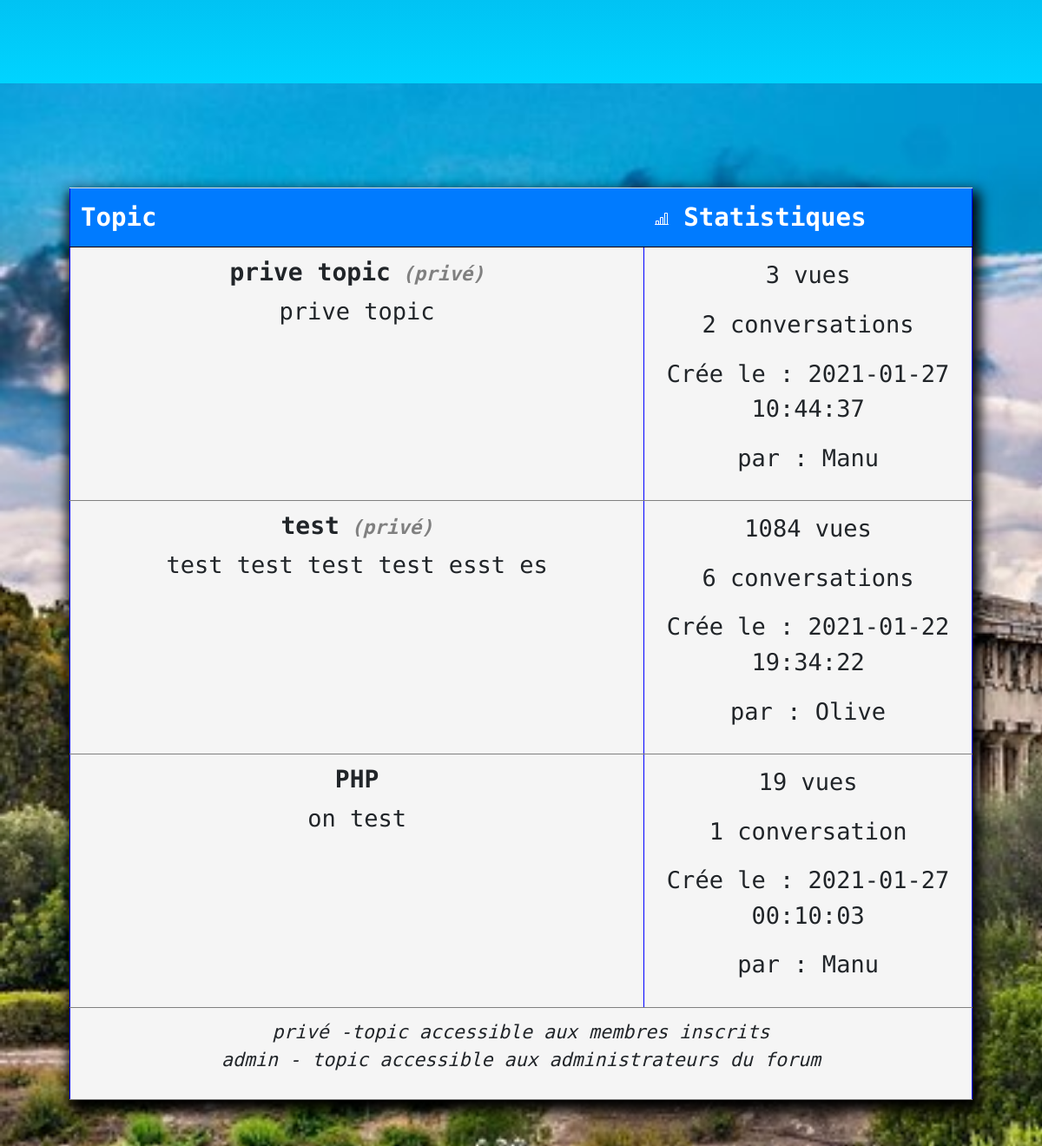
Before: / (middle part) with the older database file.
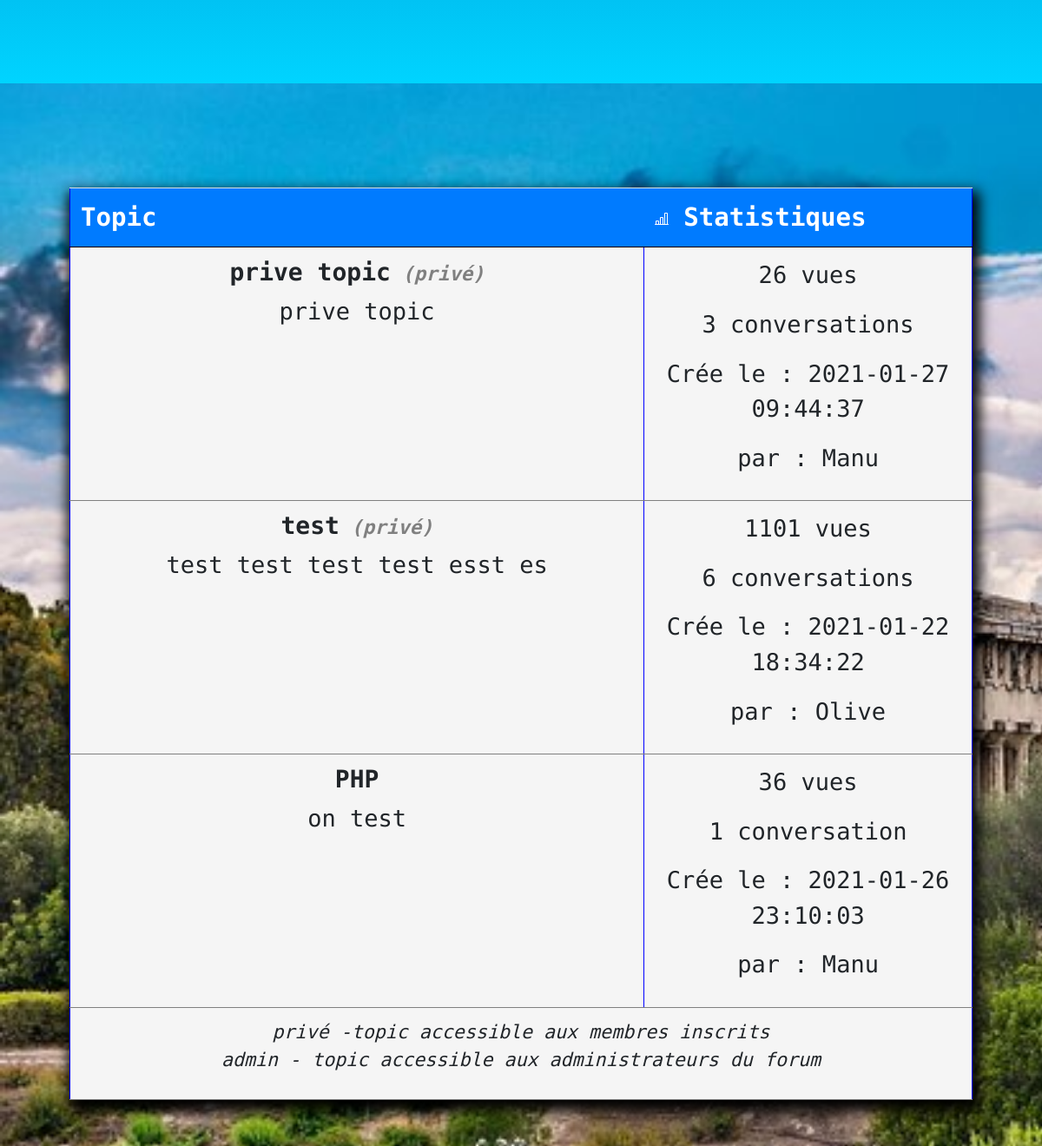
After: the same page with the newer database file.
### tables this page shows
CREATE TABLE `topic` (
  `id` int(11) NOT NULL,
  `titre` varchar(255) NOT NULL,
  `description` varchar(255) NOT NULL,
  `id_createur` varchar(255) NOT NULL,
  `id_droits` int(11) NOT NULL,
  `date` timestamp NOT NULL DEFAULT CURRENT_TIMESTAMP
);

CREATE TABLE `utilisateurs` (
  `id` int(11) NOT NULL,
  `login` varchar(255) NOT NULL,
  `nom` varchar(255) NOT NULL,
  `prenom` varchar(255) NOT NULL,
  `mail` varchar(255) NOT NULL,
  `password` varchar(255) NOT NULL,
  `id_droits` int(11) NOT NULL,
  `date` timestamp NOT NULL DEFAULT CURRENT_TIMESTAMP
);

### classes/Models/TopicModel.php (called while the page is built, shortened)
<?php
class TopicModel extends Model
{
    public function selectTopics(int $id_droit)
    {
        $droit = htmlspecialchars($id_droit, ENT_QUOTES);
        return $requete = $this->requete("SELECT * FROM topic WHERE id_droits <= $droit")->fetchAll();
    }
    public function selectCreateur($id_createur)
    {
        $createur = htmlspecialchars($id_createur, ENT_QUOTES);
        return $requete = $this->requete("SELECT login FROM utilisateurs WHERE id = $createur")->fetchAll();
    }
    public function selectConversations($id_topic)
    {
        $id_topic = htmlspecialchars($id_topic, ENT_QUOTES);
        return $requete = $this->requete("SELECT COUNT(*) FROM conversations WHERE id_topic = $id_topic")->fetchColumn();
    }
}

### classes/Db/Db.php (called while the page is built, shortened)
<?php
class Db extends PDO
{
    private static $instance;
    private function __construct()
    {
        $_dsn = 'mysql:dbname='. self::DBNAME . '; charset=utf8; host=' . self::DBHOST;
    }
    public static function getInstance():self
    {
        if(self::$instance === null){
            self::$instance = new self();
        }
        return self::$instance;
    }
}

### classes/Models/Model.php (called while the page is built, shortened)
<?php
class Model extends Db
{
    public function requete(string $sql, array $attributs = null)
    {
        $this->db = Db::getInstance();
        if ($attributs !== null) {
            $query = $this->db->prepare($sql);
            $query->execute($attributs);
            return $query;
        }
        else {
            return $this->db->query($sql);
        }
    }
}

### classes/Models/Vues.php (called while the page is built, shortened)
<?php
class Vues extends Model
{
    public function __construct()
    {
        $this->table = 'vues';
    }
    public function vuesTopic(int $id_topic)
    {
        return $requete = $this->requete("SELECT * FROM $this->table WHERE id_topic = $id_topic")->rowcount();
    }
}

### index.php (the view, shortened to what the changed rows need)
<?php
function topicDesc (object $topic)
{
    echo("<td class=\"td_topic col-7\" scope='col'>");
    echo("<h3>");
    echo $topic->titre;
    echo("</h3>");
    echo('<a href="conversation.php?id='.$topic->id.'">');
    echo $topic->description;
    echo('</a>');
    echo('</td>');
}
function topicStat(object $topicModel, object $topic, object $vues)
{
    echo("<td class=\"td_topic col-4\" scope='col'>");
    $vues = $vues->vuesTopic($topic->id);
    echo '<p>'.$vues;
    if ($vues <= 1)
    {
        echo (" vue </p>");
    } else
    {
        echo(" vues </p>");
    }
    $conv = $topicModel->selectConversations($topic->id);
    echo '<p>'.$conv;
    if ($conv<=1) {
        echo(" conversation</p>");
    } else
    {
        echo(" conversations</p>");
    }
    echo("<p>Crée le : ");
    echo $topic->date."</p>";
    echo("<p>par : ");
    $createur = $topicModel->selectCreateur($topic->id_createur);
    echo($createur[0]->login."</p>");
    echo("</td>");
}
?>
<body id="indexbody">
    <main id="indexmain">
        <section id="indexsection2">
        <table class="table" id="tabletopic">
            <tr class="tr_topic">
                <th class="th_topic col-6" scope="col">Topic</th>
                <th class="th_topic col-3" scope="col">
                Statistiques</th>
                </tr>
                <?php
                if (isset($_SESSION['user']))
                {
                    if ($_SESSION['user']['id_droits']>=1 and $_SESSION['user']['id_droits']<200)
                    {
                        $topic = new \App\classes\Models\TopicModel();
                        $topicPublic = $topic->selectTopics(100);
                        for ($item=0;isset($topicPublic[$item]);$item++)
                        {
                            echo("<tr>");
                            topicDesc($topicPublic[$item]);
                            $vue = new Vues;
                            topicStat($topic, $topicPublic[$item], $vue);
                            echo("</tr>");
                        }
                    } elseif ($_SESSION['user']['id_droits']>100)
                      {
                        $topic = new \App\classes\Models\TopicModel();
                        $topicPublic = $topic->selectTopics(200);
                        for ($item=0;isset($topicPublic[$item]);$item++)
                        {
                            echo("<tr class=\"tr_topic\">");
                            topicDesc($topicPublic[$item]);
                            $vue = new Vues;
                            topicStat($topic, $topicPublic[$item], $vue);
                            echo("</tr>");
                        }
                    }
                } else
                  {
                      $topic = new \App\classes\Models\TopicModel();
                        $topicPublic = $topic->selectTopics(100);
                        for ($item=0;isset($topicPublic[$item]);$item++)
                        {
                            echo("<tr class=\"tr_topic\">");
                            if ($topicPublic[$item]->id_droits==1)
                            {
                                echo("<td class=\"td_topic col-7\" scope='col'>");
                                echo("<h3>");
                                echo $topicPublic[$item]->titre;
                                echo("<span class=\"spanlisttopic\"> (privé) </span>");
                                echo("</h3>");
                                echo('<a href="#'.$topicPublic[$item]->id.'">');
                                echo $topicPublic[$item]->description;
                                echo('</a>');
                                echo('</td>');
                            } else
                            {
                                topicDesc($topicPublic[$item]);
                            }
                            $vue = new Vues;
                            topicStat($topic, $topicPublic[$item], $vue);
                            echo("</tr>");
                        }
                    }
                ?>
        </table>
        </section>
    </main>
</body>
</html>

Changed rows visible on the page:
changed topic "prive topic": vues "3" → "26"; conv "2" → "3"; date "2021-01-27 10:44:37" → "2021-01-27 09:44:37"
changed topic "test": vues "1084" → "1101"; date "2021-01-22 19:34:22" → "2021-01-22 18:34:22"
changed topic "PHP": vues "19" → "36"; date "2021-01-27 00:10:03" → "2021-01-26 23:10:03"
